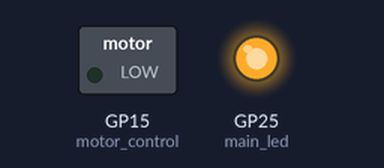
A program run on a simulated Raspberry Pi Pico running MicroPython. Shown: switched loads named in the program (green lamp = pin HIGH), output pins drawn as LEDs (lit = HIGH).

Above: at 0.05 s.
At 2.15 s:
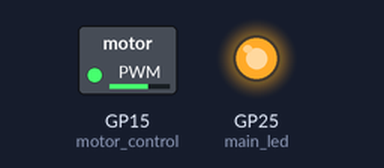
At 4.25 s:
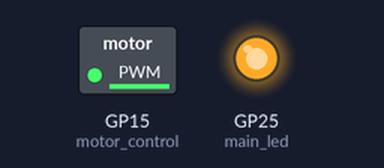
At 8.55 s:
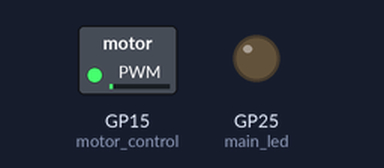
Timing chart, 0 to 11.2 s (numbered marks = the images above):
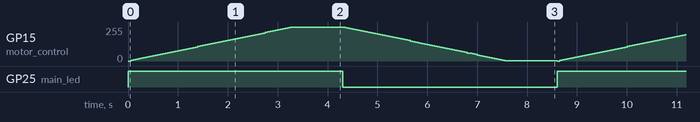

Measured:
- by itself, GP25 (main_led): alternates HIGH for 4.3 s and LOW for 4.3 s

The program:

motor1.py
```python
import machine
import time
import math

main_led = machine.Pin(25, machine.Pin.OUT)
motor_control = machine.PWM(machine.Pin(15))
motor_control.freq(100)

while True:
    main_led.value(1)
    for val in range(0, 2 ** 16, 1000):
        motor_control.duty_u16(val)
        time.sleep_ms(50)

    time.sleep(1)

    main_led.value(0)
    for val in range(2 ** 16, 0, -1000):
        motor_control.duty_u16(val)
        time.sleep_ms(50)

    time.sleep(1)
```
